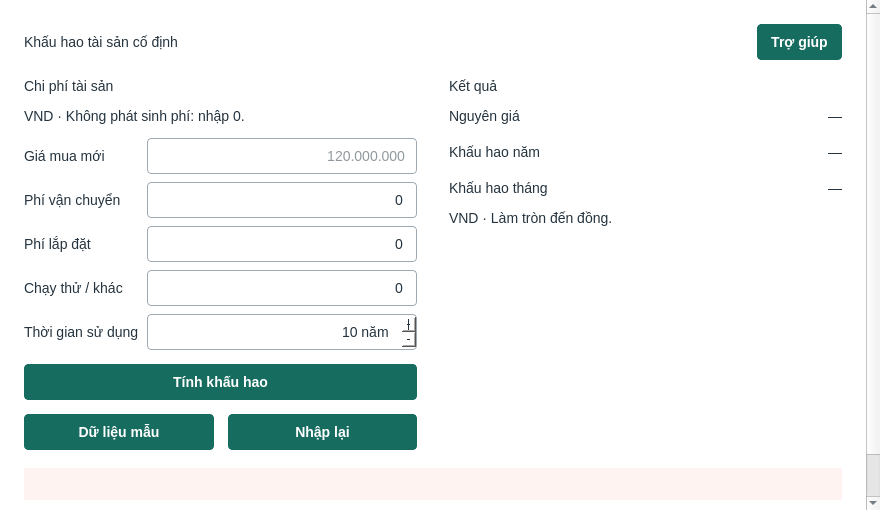
<?xml version='1.0' encoding='utf-8'?>
<ui version="4.0">
 <class>MainWindow</class>
 <widget class="QMainWindow" name="MainWindow">
  <property name="geometry">
   <rect>
    <x>0</x>
    <y>0</y>
    <width>880</width>
    <height>510</height>
   </rect>
  </property>
  <property name="windowTitle">
   <string>Bài 109 · Khấu hao tài sản cố định</string>
  </property>
  <widget class="QWidget" name="centralwidget">
   <layout class="QVBoxLayout" name="centralLayout">
    <property name="leftMargin">
     <number>0</number>
    </property>
    <property name="topMargin">
     <number>0</number>
    </property>
    <property name="rightMargin">
     <number>0</number>
    </property>
    <property name="bottomMargin">
     <number>0</number>
    </property>
    <property name="spacing">
     <number>14</number>
    </property>
    <item>
     <widget class="QScrollArea" name="scrollArea">
      <property name="widgetResizable">
       <bool>true</bool>
      </property>
      <widget class="QWidget" name="root">
       <property name="role" stdset="0">
        <string>root</string>
       </property>
       <layout class="QVBoxLayout" name="pageLayout">
        <item>
         <layout class="QHBoxLayout" name="headerLayout" stretch="1,0">
          <item>
           <widget class="QLabel" name="titleLabel">
            <property name="text">
             <string>Khấu hao tài sản cố định</string>
            </property>
            <property name="role" stdset="0">
             <string>title</string>
            </property>
           </widget>
          </item>
          <item>
           <widget class="QPushButton" name="help_button">
            <property name="text">
             <string>Trợ giúp</string>
            </property>
            <property name="role" stdset="0">
             <string>secondary</string>
            </property>
            <property name="shortcut">
             <string>F1</string>
            </property>
            <property name="toolTip">
             <string>Cách nhập và tính khấu hao (F1)</string>
            </property>
           </widget>
          </item>
         </layout>
        </item>
        <item alignment="Qt::AlignTop">
         <widget class="QWidget" name="body_widget">
          <layout class="QHBoxLayout" name="bodyLayout" stretch="1,1">
           <property name="leftMargin">
            <number>0</number>
           </property>
           <property name="topMargin">
            <number>0</number>
           </property>
           <property name="rightMargin">
            <number>0</number>
           </property>
           <property name="bottomMargin">
            <number>0</number>
           </property>
           <item alignment="Qt::AlignTop">
            <widget class="QFrame" name="inputPanel">
             <property name="role" stdset="0">
              <string>panel</string>
             </property>
             <layout class="QVBoxLayout" name="inputPanelLayout">
              <item>
               <widget class="QLabel" name="inputTitle">
                <property name="role" stdset="0">
                 <string>sectionTitle</string>
                </property>
                <property name="text">
                 <string>Chi phí tài sản</string>
                </property>
               </widget>
              </item>
              <item>
               <widget class="QLabel" name="currencyHint">
                <property name="role" stdset="0">
                 <string>muted</string>
                </property>
                <property name="wordWrap">
                 <bool>true</bool>
                </property>
                <property name="text">
                 <string>VND · Không phát sinh phí: nhập 0.</string>
                </property>
               </widget>
              </item>
              <item>
               <layout class="QGridLayout" name="fieldsLayout">
                <property name="leftMargin">
                 <number>0</number>
                </property>
                <property name="topMargin">
                 <number>0</number>
                </property>
                <property name="rightMargin">
                 <number>0</number>
                </property>
                <property name="bottomMargin">
                 <number>0</number>
                </property>
                <property name="spacing">
                 <number>8</number>
                </property>
                <item row="0" column="0">
                 <widget class="QLabel" name="purchaseLabel">
                  <property name="text">
                   <string>Giá mua mới</string>
                  </property>
                  <property name="buddy">
                   <cstring>purchaseEdit</cstring>
                  </property>
                 </widget>
                </item>
                <item row="0" column="1">
                 <widget class="QLineEdit" name="purchaseEdit">
                  <property name="text">
                   <string />
                  </property>
                  <property name="accessibleName">
                   <string>Giá mua mới</string>
                  </property>
                  <property name="maxLength">
                   <number>25</number>
                  </property>
                  <property name="alignment">
                   <set>Qt::AlignRight</set>
                  </property>
                  <property name="placeholderText">
                   <string>120.000.000</string>
                  </property>
                 </widget>
                </item>
                <item row="1" column="0">
                 <widget class="QLabel" name="transportLabel">
                  <property name="text">
                   <string>Phí vận chuyển</string>
                  </property>
                  <property name="buddy">
                   <cstring>transportEdit</cstring>
                  </property>
                 </widget>
                </item>
                <item row="1" column="1">
                 <widget class="QLineEdit" name="transportEdit">
                  <property name="text">
                   <string>0</string>
                  </property>
                  <property name="accessibleName">
                   <string>Phí vận chuyển</string>
                  </property>
                  <property name="maxLength">
                   <number>25</number>
                  </property>
                  <property name="alignment">
                   <set>Qt::AlignRight</set>
                  </property>
                  <property name="placeholderText">
                   <string>0</string>
                  </property>
                 </widget>
                </item>
                <item row="2" column="0">
                 <widget class="QLabel" name="installationLabel">
                  <property name="text">
                   <string>Phí lắp đặt</string>
                  </property>
                  <property name="buddy">
                   <cstring>installationEdit</cstring>
                  </property>
                 </widget>
                </item>
                <item row="2" column="1">
                 <widget class="QLineEdit" name="installationEdit">
                  <property name="text">
                   <string>0</string>
                  </property>
                  <property name="accessibleName">
                   <string>Phí lắp đặt</string>
                  </property>
                  <property name="maxLength">
                   <number>25</number>
                  </property>
                  <property name="alignment">
                   <set>Qt::AlignRight</set>
                  </property>
                  <property name="placeholderText">
                   <string>0</string>
                  </property>
                 </widget>
                </item>
                <item row="3" column="0">
                 <widget class="QLabel" name="otherLabel">
                  <property name="buddy">
                   <cstring>otherEdit</cstring>
                  </property>
                  <property name="text">
                   <string>Chạy thử / khác</string>
                  </property>
                 </widget>
                </item>
                <item row="3" column="1">
                 <widget class="QLineEdit" name="otherEdit">
                  <property name="text">
                   <string>0</string>
                  </property>
                  <property name="accessibleName">
                   <string>Phí chạy thử / khác</string>
                  </property>
                  <property name="maxLength">
                   <number>25</number>
                  </property>
                  <property name="alignment">
                   <set>Qt::AlignRight</set>
                  </property>
                  <property name="placeholderText">
                   <string>0</string>
                  </property>
                 </widget>
                </item>
                <item row="4" column="0">
                 <widget class="QLabel" name="yearsLabel">
                  <property name="text">
                   <string>Thời gian sử dụng</string>
                  </property>
                 </widget>
                </item>
                <item row="4" column="1">
                 <widget class="QSpinBox" name="years">
                  <property name="minimum">
                   <number>1</number>
                  </property>
                  <property name="maximum">
                   <number>100</number>
                  </property>
                  <property name="value">
                   <number>10</number>
                  </property>
                  <property name="suffix">
                   <string> năm</string>
                  </property>
                  <property name="accessibleName">
                   <string>Số năm sử dụng dự kiến</string>
                  </property>
                  <property name="alignment">
                   <set>Qt::AlignRight</set>
                  </property>
                  <property name="buttonSymbols">
                   <enum>QAbstractSpinBox::PlusMinus</enum>
                  </property>
                 </widget>
                </item>
               </layout>
              </item>
              <item>
               <widget class="QPushButton" name="calculate_button">
                <property name="shortcut">
                 <string>Ctrl+Return</string>
                </property>
                <property name="toolTip">
                 <string>Ctrl + Enter</string>
                </property>
                <property name="text">
                 <string>Tính khấu hao</string>
                </property>
               </widget>
              </item>
              <item>
               <layout class="QHBoxLayout" name="actionsLayout">
                <property name="leftMargin">
                 <number>0</number>
                </property>
                <property name="topMargin">
                 <number>0</number>
                </property>
                <property name="rightMargin">
                 <number>0</number>
                </property>
                <property name="bottomMargin">
                 <number>0</number>
                </property>
                <property name="spacing">
                 <number>14</number>
                </property>
                <item>
                 <widget class="QPushButton" name="sample_button">
                  <property name="role" stdset="0">
                   <string>secondary</string>
                  </property>
                  <property name="text">
                   <string>Dữ liệu mẫu</string>
                  </property>
                 </widget>
                </item>
                <item>
                 <widget class="QPushButton" name="clear_button">
                  <property name="role" stdset="0">
                   <string>secondary</string>
                  </property>
                  <property name="text">
                   <string>Nhập lại</string>
                  </property>
                 </widget>
                </item>
               </layout>
              </item>
              <property name="leftMargin">
               <number>0</number>
              </property>
              <property name="topMargin">
               <number>0</number>
              </property>
              <property name="rightMargin">
               <number>0</number>
              </property>
              <property name="bottomMargin">
               <number>0</number>
              </property>
              <property name="spacing">
               <number>14</number>
              </property>
             </layout>
             <property name="minimumSize">
              <size>
               <width>0</width>
               <height>0</height>
              </size>
             </property>
            </widget>
           </item>
           <item alignment="Qt::AlignTop">
            <widget class="QFrame" name="outputPanel">
             <property name="role" stdset="0">
              <string>panel</string>
             </property>
             <layout class="QVBoxLayout" name="outputPanelLayout">
              <item>
               <widget class="QLabel" name="outputTitle">
                <property name="role" stdset="0">
                 <string>sectionTitle</string>
                </property>
                <property name="text">
                 <string>Kết quả</string>
                </property>
               </widget>
              </item>
              <property name="leftMargin">
               <number>0</number>
              </property>
              <property name="topMargin">
               <number>0</number>
              </property>
              <property name="rightMargin">
               <number>0</number>
              </property>
              <property name="bottomMargin">
               <number>0</number>
              </property>
              <property name="spacing">
               <number>14</number>
              </property>
              <item>
               <layout class="QGridLayout" name="resultGrid">
                <property name="horizontalSpacing">
                 <number>18</number>
                </property>
                <property name="verticalSpacing">
                 <number>20</number>
                </property>
                <item row="0" column="0">
                 <widget class="QLabel" name="originalCaption">
                  <property name="role" stdset="0">
                   <string>muted</string>
                  </property>
                  <property name="text">
                   <string>Nguyên giá</string>
                  </property>
                 </widget>
                </item>
                <item row="0" column="1">
                 <widget class="QLabel" name="originalValue">
                  <property name="text">
                   <string>—</string>
                  </property>
                  <property name="role" stdset="0">
                   <string>metricValue</string>
                  </property>
                  <property name="alignment">
                   <set>Qt::AlignRight|Qt::AlignVCenter</set>
                  </property>
                  <property name="textInteractionFlags">
                   <set>Qt::TextSelectableByMouse|Qt::TextSelectableByKeyboard</set>
                  </property>
                 </widget>
                </item>
                <item row="1" column="0">
                 <widget class="QLabel" name="annualCaption">
                  <property name="role" stdset="0">
                   <string>muted</string>
                  </property>
                  <property name="text">
                   <string>Khấu hao năm</string>
                  </property>
                 </widget>
                </item>
                <item row="1" column="1">
                 <widget class="QLabel" name="annualValue">
                  <property name="text">
                   <string>—</string>
                  </property>
                  <property name="role" stdset="0">
                   <string>metricValue</string>
                  </property>
                  <property name="alignment">
                   <set>Qt::AlignRight|Qt::AlignVCenter</set>
                  </property>
                  <property name="textInteractionFlags">
                   <set>Qt::TextSelectableByMouse|Qt::TextSelectableByKeyboard</set>
                  </property>
                 </widget>
                </item>
                <item row="2" column="0">
                 <widget class="QLabel" name="monthlyCaption">
                  <property name="role" stdset="0">
                   <string>muted</string>
                  </property>
                  <property name="text">
                   <string>Khấu hao tháng</string>
                  </property>
                 </widget>
                </item>
                <item row="2" column="1">
                 <widget class="QLabel" name="monthlyValue">
                  <property name="text">
                   <string>—</string>
                  </property>
                  <property name="role" stdset="0">
                   <string>metricValue</string>
                  </property>
                  <property name="alignment">
                   <set>Qt::AlignRight|Qt::AlignVCenter</set>
                  </property>
                  <property name="textInteractionFlags">
                   <set>Qt::TextSelectableByMouse|Qt::TextSelectableByKeyboard</set>
                  </property>
                 </widget>
                </item>
               </layout>
              </item>
              <item>
               <widget class="QLabel" name="roundingNote">
                <property name="text">
                 <string>VND · Làm tròn đến đồng.</string>
                </property>
                <property name="role" stdset="0">
                 <string>muted</string>
                </property>
               </widget>
              </item>
             </layout>
             <property name="minimumSize">
              <size>
               <width>0</width>
               <height>0</height>
              </size>
             </property>
            </widget>
           </item>
           <property name="spacing">
            <number>32</number>
           </property>
          </layout>
         </widget>
        </item>
        <item>
         <widget class="QLabel" name="error">
          <property name="text">
           <string />
          </property>
          <property name="role" stdset="0">
           <string>error</string>
          </property>
          <property name="wordWrap">
           <bool>true</bool>
          </property>
         </widget>
        </item>
        <item>
         <widget class="QLabel" name="status">
          <property name="role" stdset="0">
           <string>status</string>
          </property>
          <property name="wordWrap">
           <bool>true</bool>
          </property>
          <property name="text">
           <string />
          </property>
         </widget>
        </item>
        <property name="leftMargin">
         <number>24</number>
        </property>
        <property name="topMargin">
         <number>24</number>
        </property>
        <property name="rightMargin">
         <number>24</number>
        </property>
        <property name="bottomMargin">
         <number>24</number>
        </property>
        <property name="spacing">
         <number>18</number>
        </property>
        <item>
         <spacer name="pageSpacer">
          <property name="orientation">
           <enum>Qt::Vertical</enum>
          </property>
          <property name="sizeHint">
           <size>
            <width>0</width>
            <height>0</height>
           </size>
          </property>
         </spacer>
        </item>
       </layout>
      </widget>
     </widget>
    </item>
   </layout>
  </widget>
  <property name="styleSheet">
   <string>
QWidget { font-family: "Segoe UI"; font-size: 14px; color: #24333e; }
QMainWindow, QWidget#root { background: #ffffff; }
QLabel[role="title"] { font-size: 23px; font-weight: 600; }
QLabel[role="sectionTitle"] { font-size: 16px; font-weight: 600; }
QLabel[role="muted"], QLabel#status { color: #52616c; font-size: 13px; }
QLabel[role="metricValue"] { font-size: 18px; font-weight: 600; }
QLineEdit, QSpinBox {
 background: white; border: 1px solid #9daab4; border-radius: 4px;
 padding: 6px 9px; min-height: 22px; selection-background-color: #176c60;
}
QLineEdit:focus, QSpinBox:focus { border: 1px solid #176c60; background: #f4faf8; }
QPushButton {
 background: #176c60; color: white; border: 1px solid #176c60;
 border-radius: 4px; padding: 7px 13px; min-height: 20px; font-weight: 600;
}
QPushButton:hover { background: #105449; }
QPushButton:pressed { background: #0b4038; }
QPushButton:focus { border: 2px solid #163c54; padding: 6px 12px; }
QPushButton[role="secondary"] { background: white; color: #334955; border: 1px solid #b8c3ca; }
QPushButton[role="secondary"]:hover { background: #edf2f4; }
QPushButton:disabled { background: #edf0f2; color: #697781; border-color: #d0d8dd; }
QLabel#error { color: #a52d26; background: #fff3f1; padding: 8px; }
QTableWidget { background: white; alternate-background-color: #f6f8f9;
 border: 1px solid #ccd5db; gridline-color: #e6ebee;
 selection-background-color: #dceee9; selection-color: #173f35; }
QHeaderView::section { background: #edf1f3; padding: 8px 6px;
 color: #334955; border: none; border-bottom: 1px solid #ccd5db; font-weight: 600; }
QTableWidget::item { padding: 4px; }
QScrollArea { border: none; background: transparent; }
QTabWidget::pane { border: none; }
QTabBar::tab { background: white; color: #52616c; padding: 9px 16px;
 border-bottom: 2px solid #dbe2e6; }
QTabBar::tab:selected { color: #115c50; border-bottom: 2px solid #176c60; font-weight: 600; }
QTabBar::tab:hover { background: #f1f6f4; }
QToolTip { background: white; color: #24333e; border: 1px solid #9daab4; padding: 6px; }
</string>
  </property>
  <property name="minimumSize">
   <size>
    <width>680</width>
    <height>460</height>
   </size>
  </property>
 </widget>
 <tabstops>
  <tabstop>purchaseEdit</tabstop>
  <tabstop>transportEdit</tabstop>
  <tabstop>installationEdit</tabstop>
  <tabstop>otherEdit</tabstop>
  <tabstop>years</tabstop>
  <tabstop>calculate_button</tabstop>
  <tabstop>sample_button</tabstop>
  <tabstop>clear_button</tabstop>
  <tabstop>help_button</tabstop>
 </tabstops>
 <resources />
 <connections />
</ui>
